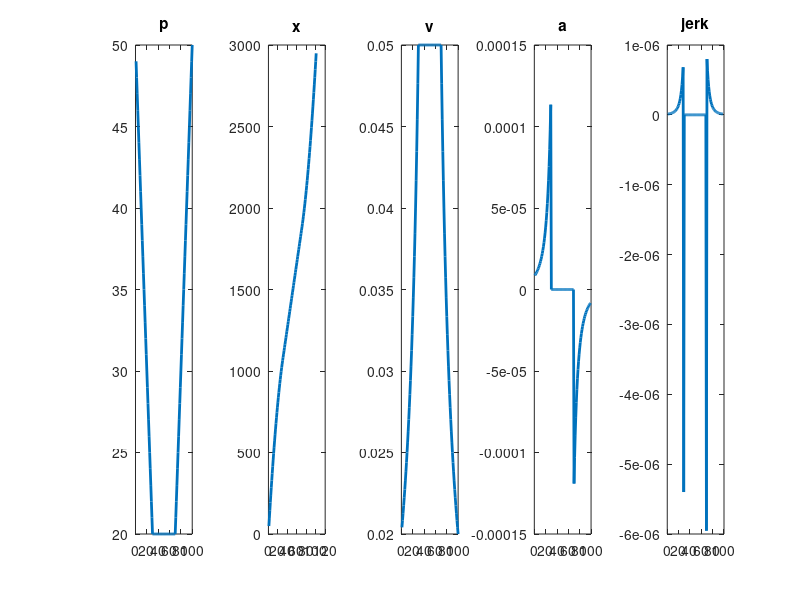

Here is the MATLAB script that generated this plot:
SCREENSHOT = false;

a = 1;
T = 100;
p0 = 50;
pc = 20;

FigHandle = figure();
set(FigHandle, 'Position', [100, 100, 1049, 205]);

p = [];
for t=1:T
    if(t<30)
        p(t) = p0 - a*t;        
    elseif(t<70)
        p(t) = pc;
    else    
        p(t) = -50 + a*t;        
    end
end
subplot(151);
plot(p,'LineWidth',2.0);
title('p');

ts = [p(1)];
xs = [1];
for i=1:length(p)
  ts(i+1) = ts(i) + p(i);
  xs(i+1) = i+1;
end
subplot(152);
plot(xs,ts,'LineWidth',2.0);
title('x');

subplot(153);
dx = diff(xs);
dt = diff(ts);
v = dx./dt;
plot(v,'LineWidth',2.0);
title('v');
% vmax = max(v);
% ylim([0 vmax*1.1]);

dv = diff(v);
dtt = dt(1:end-1);
a = dv./dtt;
subplot(154);
plot(a,'LineWidth',2.0);
title('a');

da = diff(a);
dttt = dt(1:end-2);
jerk = da./dttt;
subplot(155);
plot(jerk,'LineWidth',2.0);
title('jerk');

if(SCREENSHOT)
    fig = gcf;
    fig.PaperUnits = 'inches';
    fig.PaperPosition = [0 0 6 3];
    fig.PaperPositionMode = 'manual';
    print('susu_accel.png','-dpng');
end



